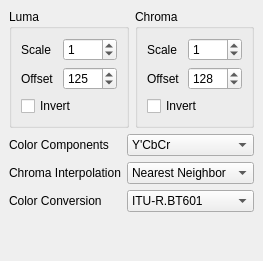
  <widget class="QDockWidget" name="YUVMathdockWidget">
   <property name="enabled">
    <bool>true</bool>
   </property>
   <property name="sizePolicy">
    <sizepolicy hsizetype="Preferred" vsizetype="Minimum">
     <horstretch>0</horstretch>
     <verstretch>0</verstretch>
    </sizepolicy>
   </property>
   <property name="minimumSize">
    <size>
     <width>238</width>
     <height>230</height>
    </size>
   </property>
   <property name="maximumSize">
    <size>
     <width>524287</width>
     <height>524287</height>
    </size>
   </property>
   <property name="windowTitle">
    <string>YUV Options</string>
   </property>
   <attribute name="dockWidgetArea">
    <number>2</number>
   </attribute>
   <widget class="QWidget" name="YUVMathdockWidgetContents">
    <property name="sizePolicy">
     <sizepolicy hsizetype="Preferred" vsizetype="Preferred">
      <horstretch>0</horstretch>
      <verstretch>0</verstretch>
     </sizepolicy>
    </property>
    <layout class="QVBoxLayout" name="verticalLayout_2">
     <item>
      <layout class="QHBoxLayout" name="horizontalLayout">
       <property name="leftMargin">
        <number>0</number>
       </property>
       <item>
        <widget class="QGroupBox" name="LumagroupBox">
         <property name="sizePolicy">
          <sizepolicy hsizetype="Preferred" vsizetype="Fixed">
           <horstretch>0</horstretch>
           <verstretch>0</verstretch>
          </sizepolicy>
         </property>
         <property name="minimumSize">
          <size>
           <width>0</width>
           <height>0</height>
          </size>
         </property>
         <property name="title">
          <string>Luma</string>
         </property>
         <layout class="QGridLayout" name="gridLayout_3">
          <item row="0" column="0">
           <widget class="QLabel" name="Lumascalelabel">
            <property name="text">
             <string>Scale</string>
            </property>
           </widget>
          </item>
          <item row="0" column="1">
           <widget class="QSpinBox" name="LumaScaleSpinBox">
            <property name="value">
             <number>1</number>
            </property>
           </widget>
          </item>
          <item row="1" column="0">
           <widget class="QLabel" name="Lumaoffsetlabel">
            <property name="text">
             <string>Offset</string>
            </property>
           </widget>
          </item>
          <item row="1" column="1">
           <widget class="QSpinBox" name="LumaOffsetSpinBox">
            <property name="maximum">
             <number>1000</number>
            </property>
            <property name="value">
             <number>125</number>
            </property>
           </widget>
          </item>
          <item row="2" column="0" colspan="2">
           <widget class="QCheckBox" name="LumaInvertCheckBox">
            <property name="text">
             <string>Invert</string>
            </property>
           </widget>
          </item>
         </layout>
        </widget>
       </item>
       <item>
        <widget class="QGroupBox" name="ChromagroupBox">
         <property name="sizePolicy">
          <sizepolicy hsizetype="Preferred" vsizetype="Fixed">
           <horstretch>0</horstretch>
           <verstretch>0</verstretch>
          </sizepolicy>
         </property>
         <property name="minimumSize">
          <size>
           <width>0</width>
           <height>0</height>
          </size>
         </property>
         <property name="title">
          <string>Chroma</string>
         </property>
         <layout class="QGridLayout" name="gridLayout_2">
          <item row="0" column="0">
           <widget class="QLabel" name="chromascalelabel">
            <property name="text">
             <string>Scale</string>
            </property>
           </widget>
          </item>
          <item row="0" column="1">
           <widget class="QSpinBox" name="ChromaScaleSpinBox">
            <property name="value">
             <number>1</number>
            </property>
           </widget>
          </item>
          <item row="1" column="0">
           <widget class="QLabel" name="chromaoffsetlabel">
            <property name="text">
             <string>Offset</string>
            </property>
           </widget>
          </item>
          <item row="1" column="1">
           <widget class="QSpinBox" name="ChromaOffsetSpinBox">
            <property name="maximum">
             <number>1000</number>
            </property>
            <property name="value">
             <number>128</number>
            </property>
           </widget>
          </item>
          <item row="2" column="0" colspan="2">
           <widget class="QCheckBox" name="ChromaInvertCheckBox">
            <property name="text">
             <string>Invert</string>
            </property>
           </widget>
          </item>
         </layout>
        </widget>
       </item>
      </layout>
     </item>
     <item>
      <layout class="QGridLayout" name="gridLayout">
       <item row="1" column="0">
        <widget class="QLabel" name="ChromaInterpolationLabel">
         <property name="sizePolicy">
          <sizepolicy hsizetype="Fixed" vsizetype="Preferred">
           <horstretch>0</horstretch>
           <verstretch>0</verstretch>
          </sizepolicy>
         </property>
         <property name="text">
          <string>Chroma Interpolation</string>
         </property>
        </widget>
       </item>
       <item row="2" column="0">
        <widget class="QLabel" name="colorConversionLabel">
         <property name="sizePolicy">
          <sizepolicy hsizetype="Fixed" vsizetype="Preferred">
           <horstretch>0</horstretch>
           <verstretch>0</verstretch>
          </sizepolicy>
         </property>
         <property name="text">
          <string>Color Conversion</string>
         </property>
        </widget>
       </item>
       <item row="0" column="0">
        <widget class="QLabel" name="ColorComponentsLabel">
         <property name="sizePolicy">
          <sizepolicy hsizetype="Fixed" vsizetype="Preferred">
           <horstretch>0</horstretch>
           <verstretch>0</verstretch>
          </sizepolicy>
         </property>
         <property name="text">
          <string>Color Components</string>
         </property>
        </widget>
       </item>
       <item row="1" column="1">
        <widget class="QComboBox" name="interpolationComboBox">
         <item>
          <property name="text">
           <string>Nearest Neighbor</string>
          </property>
         </item>
         <item>
          <property name="text">
           <string>Bilinear</string>
          </property>
         </item>
        </widget>
       </item>
       <item row="0" column="1">
        <widget class="QComboBox" name="ColorComponentsComboBox">
         <item>
          <property name="text">
           <string>Y'CbCr</string>
          </property>
         </item>
         <item>
          <property name="text">
           <string>Luma only</string>
          </property>
         </item>
         <item>
          <property name="text">
           <string>Cb only</string>
          </property>
         </item>
         <item>
          <property name="text">
           <string>Cr only</string>
          </property>
         </item>
        </widget>
       </item>
       <item row="2" column="1">
        <widget class="QComboBox" name="colorConversionComboBox">
         <item>
          <property name="text">
           <string>ITU-R.BT601</string>
          </property>
         </item>
         <item>
          <property name="text">
           <string>ITU-R.BT709</string>
          </property>
         </item>
        </widget>
       </item>
      </layout>
     </item>
     <item>
      <spacer name="verticalSpacer_2">
       <property name="orientation">
        <enum>Qt::Vertical</enum>
       </property>
       <property name="sizeHint" stdset="0">
        <size>
         <width>20</width>
         <height>40</height>
        </size>
       </property>
      </spacer>
     </item>
    </layout>
   </widget>
  </widget>
